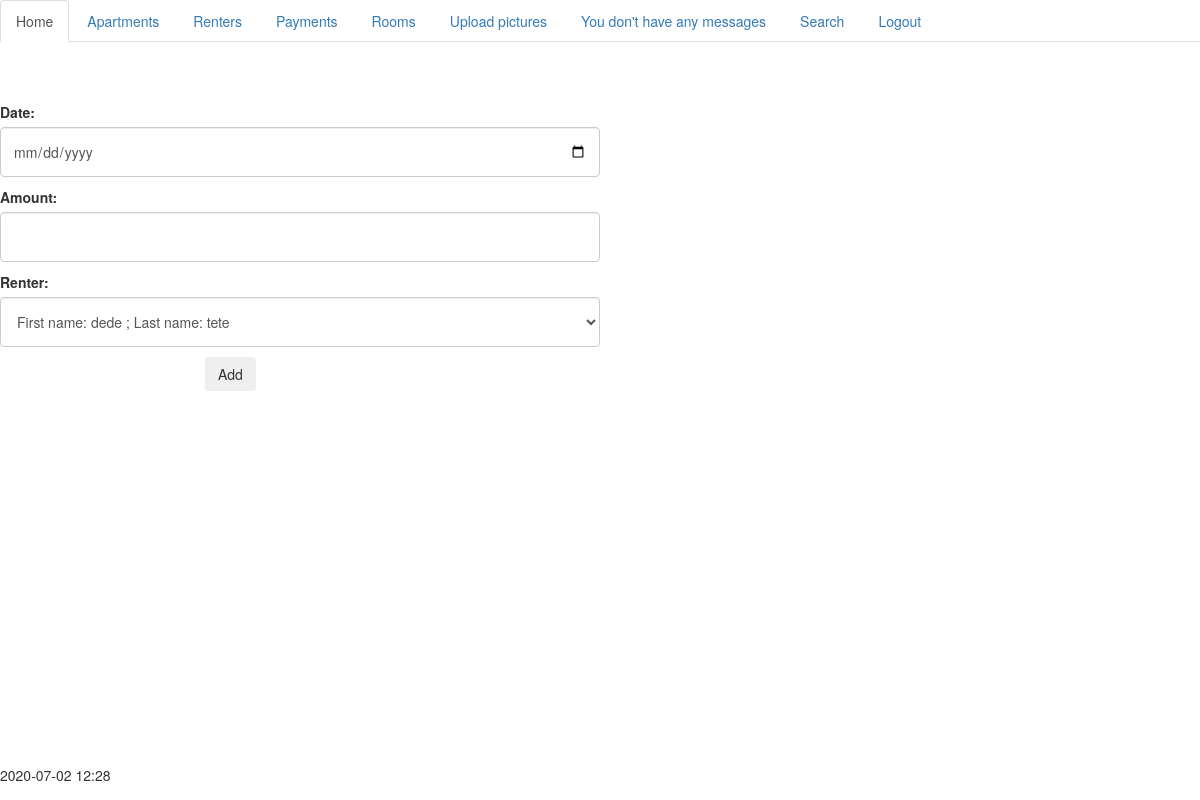
Page /payments/ (signed in) on the earlier database version.
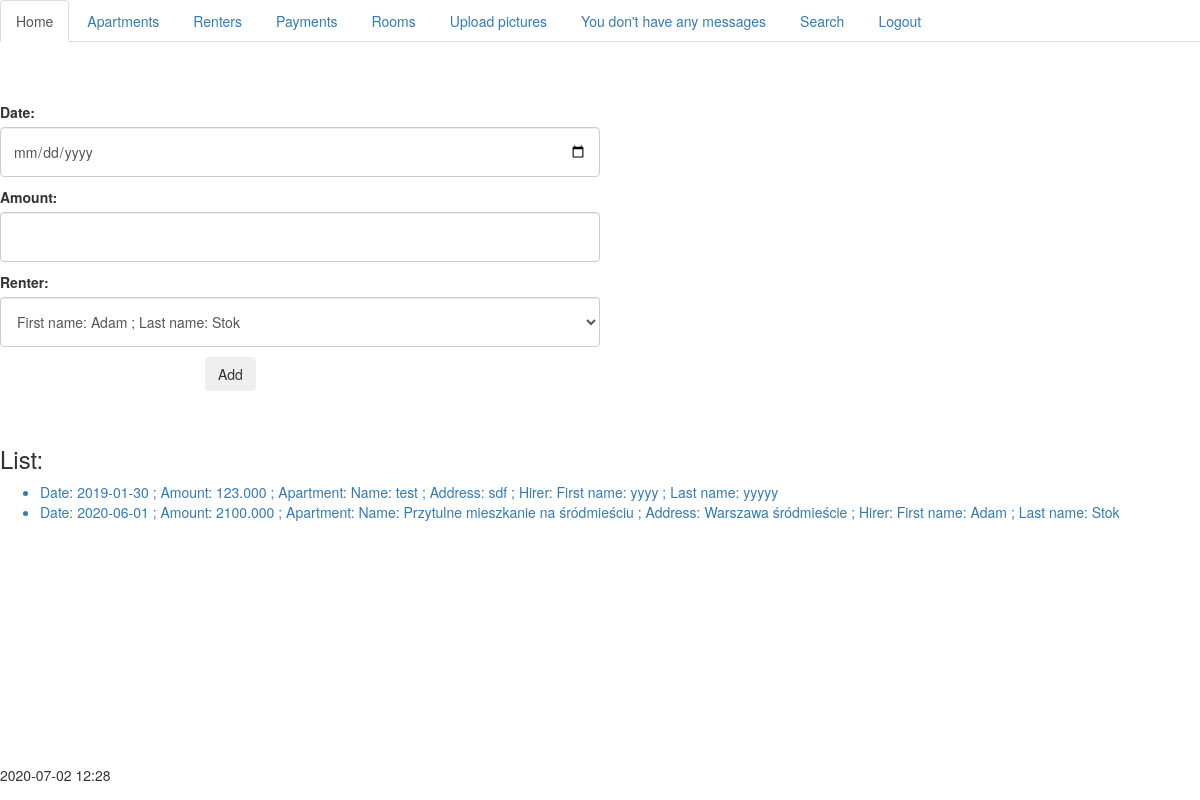
Same page on the later database version.
### handling/models.py (models this page shows, shortened)
class Payments(models.Model):
    date = models.DateField()
    amount = models.DecimalField(max_digits=8, decimal_places=3)
    renter = models.ForeignKey(Renters, on_delete=models.CASCADE)
    apartment = models.ForeignKey(Apartments,on_delete=models.CASCADE)
    def __str__(self):
        return f'Date: {self.date} ; Amount: {self.amount} ; Apartment: {self.apartment} ; Hirer: {self.renter}'
    def get_detail_url(self):
        return f'/payments/{self.id}/'

class Apartments(models.Model):
    name = models.CharField(max_length=250)
    address = models.CharField(max_length=250)
    surface = models.DecimalField(max_digits=8, decimal_places=3)
    rent = models.IntegerField(null=True)
    costs = models.IntegerField(null=True)
    rooms = models.ManyToManyField(ApartmentsRooms)
    equipment = models.TextField()
    description = models.TextField()
    def __str__(self):
        return f'Name: {self.name} ; Address: {self.address}'

class Renters(models.Model):
    first_name = models.CharField(max_length=100)
    last_name = models.CharField(max_length=100)
    apartment = models.OneToOneField(Apartments, on_delete=models.CASCADE)
    def __str__(self):
        return f'First name: {self.first_name} ; Last name: {self.last_name} '#; Apartment: {self.apartment}'

### handling/views.py (the view, shortened to what this page needs)
# urls.py: path('payments/', views.CreatePaymentsView.as_view(), name='payments'),
class CreatePaymentsView(LoginRequiredMixin,View):
    def get(self,request):
        renters = Renters.objects.all()
        objects = Payments.objects.all().order_by('date')
        return render(request,'obj_list2.html',{'renters':renters,'objects':objects})

### handling/extra_context.py (called while the page is built)
def get_messages(request):
    if Messages.objects.all():
        return {'mess':'You have messages'}
    else:
        return {'mess': "You don't have any messages"}

### normalview/extra_context.py (called while the page is built)
def show_time(request):
    now = datetime.now()
    two_hours_timezone = datetime.now() + timedelta(hours=2)
    hour = '{:%H:%M}'.format(two_hours_timezone)
    return {'now':now.strftime("%Y-%m-%d"),'hour':hour}

### handling/templates/obj_list2.html (shortened to what this page needs)
{% extends 'base.html' %}
{% block content %}
{{ komunikat }}<br><br><br>
<div class="form-group">
<form class="form-horizontal" method="POST" >
    <p>
    <label for="date">Date:</label>
    <input type="date" name="date" id="date">
    </p>
    <p>
    <label for="amount">Amount:</label>
    <input type="number" step='0.01' name="amount" id="amount">
    </p>
    <p>
    <label for="renter">Renter:</label>
    <select name="renter" id="renter">
        {% for renter in renters %}
            <option value="{{ renter.pk }}">{{ renter }}</option>
        {% endfor %}
    </select>
    </p>
    <div class="form-group">
      <div class="col-sm-offset-2 col-sm-10">
        <button type="submit" class="btn btn-default">Add</button>
      </div>
    </div>
</form>
</div>
<br>
{% if objects %}
<h3>List:</h3>
<ul>
{% for object in objects %}
    <a href="{{ object.get_detail_url }}"> <li class="{{ class }}"> {{ object }} {% if object.renters %} -- Rented {% endif %}</li></a>
{% endfor %}
</ul>
{% endif %}
{% endblock %}

Differences in the rows shown:
added Payments: date+amount+apartment "Date: 2019-01-30 ; Amount: 123.000 ; Apartment: Name: test ; Address: sdf ; Hirer: First name: yyyy ; Last name: yyyyy"
added Payments: date+amount+apartment "Date: 2020-06-01 ; Amount: 2100.000 ; Apartment: Name: Przytulne mieszkanie na śródmieściu ; Address: Warszawa śródmieście ; Hirer: First name: Adam ; Last name: Stok"
Other differences:
form field renter: "First name: dede ; Last name: tete" → "First name: Adam ; Last name: Stok"
text now shown: "List:"
